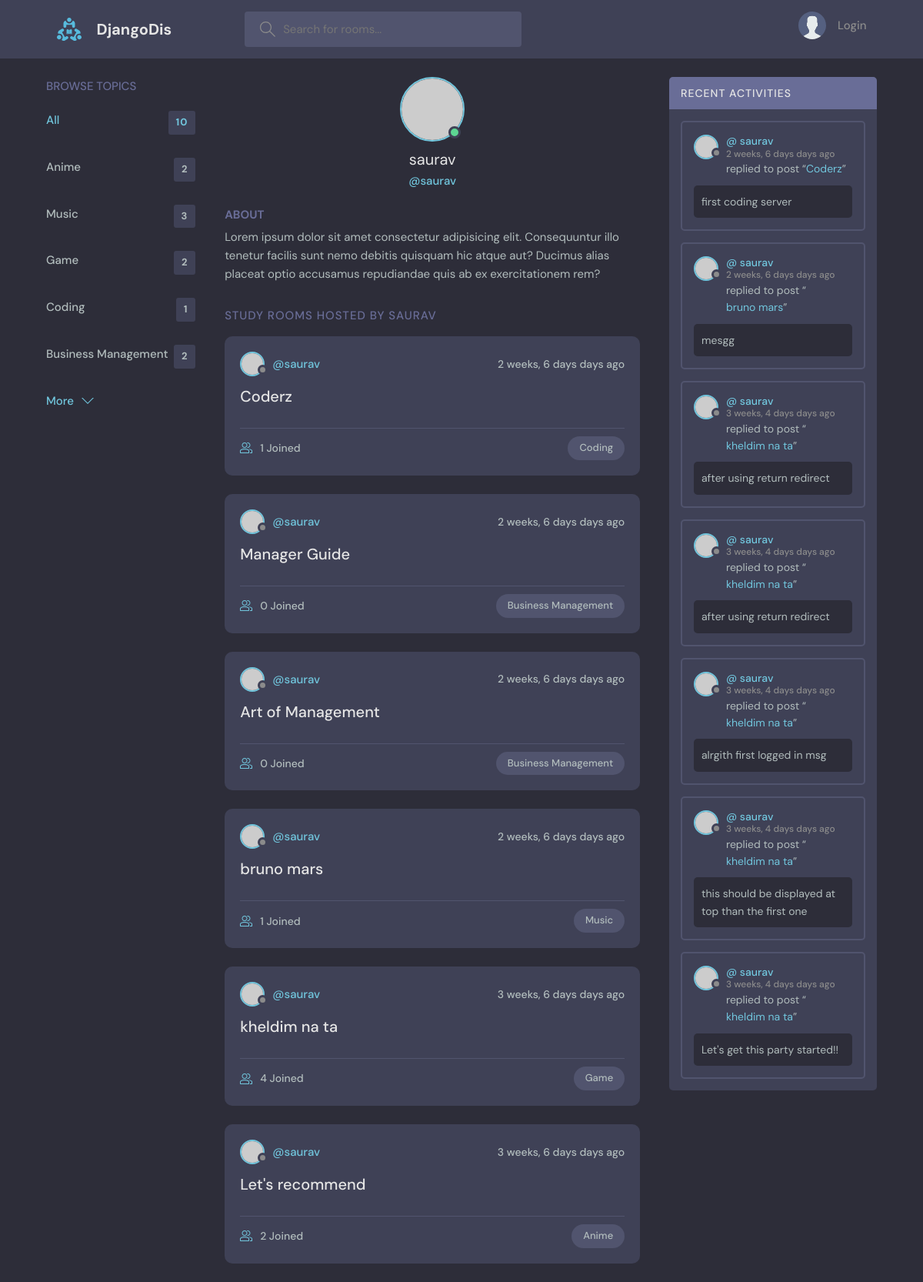
The app's page /profile/1/, older data.
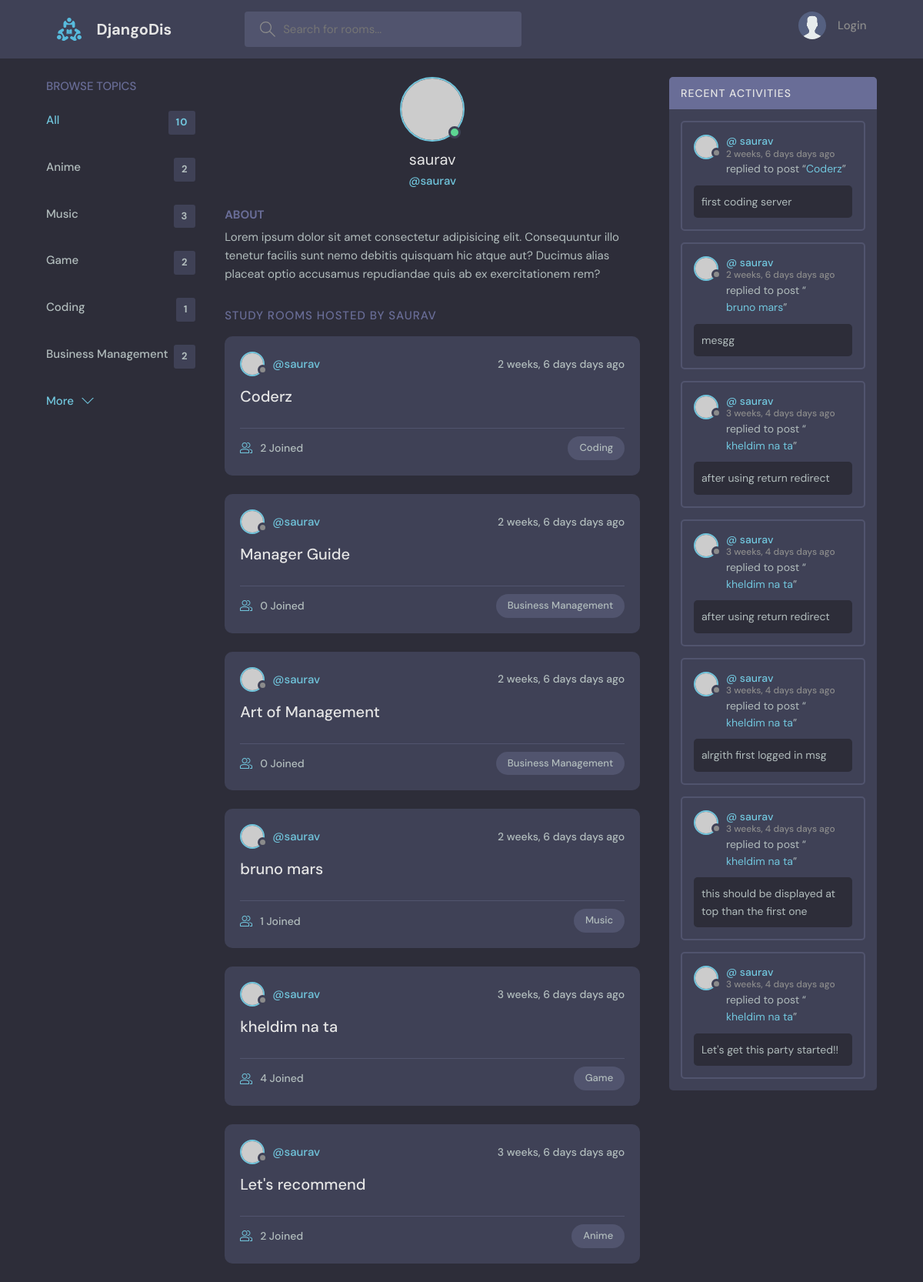
The same page, newer data.
### base/models.py (models this page shows, shortened)
class Server(models.Model):
    owner = models.ForeignKey(User, on_delete=models.SET_NULL,null=True)
    topic = models.ForeignKey(Topic, on_delete=models.SET_NULL, null=True)
    name = models.CharField(max_length=200)
    description = models.TextField(null=True , blank=True) # null for db and blank for frontend
    members = models.ManyToManyField(User, related_name='members', blank=True)
    created = models.DateTimeField(auto_now_add=True)
    updated = models.DateTimeField(auto_now=True)
    class Meta:
        ordering = ['-updated', '-created']
    def __str__(self):
        return self.name

class Topic(models.Model):
    name = models.CharField(max_length=220)

### base/views.py (the view)
# urls.py: path('profile/<str:pk>/', views.userProfile, name='user-profile'),
def userProfile(request, pk):
    user = User.objects.get(id=pk)
    servers = user.server_set.all()
    topics = Topic.objects.all()
    server_msgs = user.msg_set.all()
    server_count = Server.objects.all().count()
    context = {'user':user,'servers':servers, 'topics': topics, 'server_msgs': server_msgs,'server_count': server_count}
    return render (request, 'base/profile.html', context)

### base/templates/base/profile.html (shortened to what this page needs)
{% extends 'main.html' %}
{% block content %}
  <main class="profile-page layout layout--3">
    <div class="container">
      {% include 'base/topics_component.html' %}
      <div class="roomList">
        <div class="profile">
          <div class="profile__avatar">
            <div class="avatar avatar--large active">
              <img src="https://randomuser.me/api/portraits/men/11.jpg" />
            </div>
          </div>
          <div class="profile__info">
            <h3>{{ user.username }}</h3>
            <p>@{{ user.username }}</p>
          </div>
          <div class="profile__about">
            <h3>About</h3>
            <p>
              Lorem ipsum dolor sit amet consectetur adipisicing elit. Consequuntur illo tenetur
              facilis sunt nemo debitis quisquam hic atque aut? Ducimus alias placeat optio
              accusamus repudiandae quis ab ex exercitationem rem?
            </p>
          </div>
        </div>
        <div class="roomList__header">
          <div>
            <h2>Study Rooms Hosted by {{ user.username }}</a>
            </h2>
          </div>
        </div>
        {% include 'base/feed_component.html' %}
      </div>
      {% include 'base/activity_component.html' %}
    </div>
  </main>
{% endblock content %}

### base/templates/base/feed_component.html (shortened to what this page needs)
{% for server in servers %}
<div class="roomListRoom">
    <div class="roomListRoom__header">
      <a href="{% url 'user-profile' server.owner.id %}" class="roomListRoom__author">
        <div class="avatar avatar--small">
          <img src="https://randomuser.me/api/portraits/women/11.jpg" />
        </div>
        <span>@{{ server.owner.username }}</span>
      </a>
      <div class="roomListRoom__actions">
        <span>{{ server.created | timesince }} days ago</span>
      </div>
    </div>
    <div class="roomListRoom__content">
      <a href="{% url 'server' server.id %}">{{ server.name }}</a>
    </div>
    <div class="roomListRoom__meta">
      <a href="{% url 'server' server.id %}" class="roomListRoom__joined">
        {{ server.members.all.count }} Joined
      </a>
      <p class="roomListRoom__topic">{{ server.topic.name }}</p>
    </div>
</div>
{% endfor %}

Row changes from the older to the newer data that the page shows:
changed Server "Coderz": members.all.count "1" → "2"
